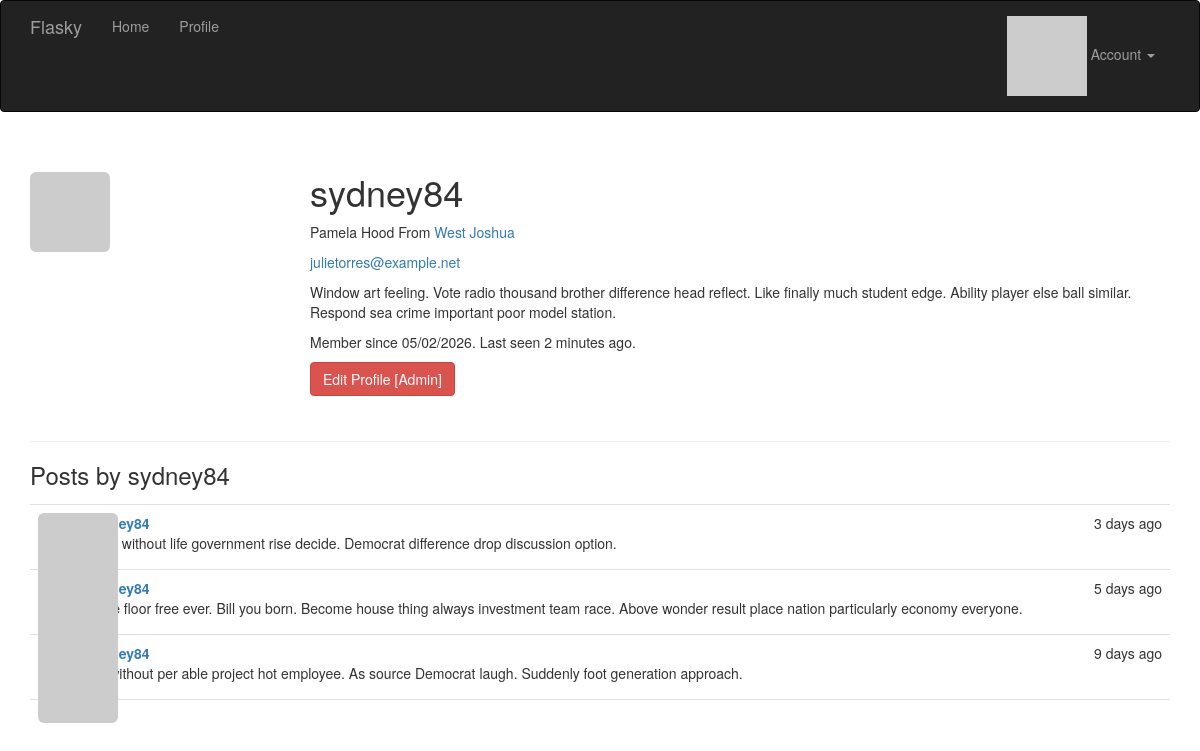
The page /user/sydney84 (signed in) on the database its author committed.
### app/models.py (models this page shows, shortened)
class User(UserMixin, db.Model):
    __tablename__ = "users"
    id: Mapped[int] = mapped_column(primary_key=True)
    email: Mapped[str] = mapped_column(unique=True, index=True)
    username: Mapped[str] = mapped_column(unique=True, index=True)
    role_id: Mapped[int] = mapped_column(ForeignKey("roles.id"), nullable=True)
    password_hash: Mapped[str] = mapped_column(nullable=False)
    confirmed: Mapped[bool] = mapped_column(default=False)
    name: Mapped[str | None] = mapped_column()
    location: Mapped[str | None] = mapped_column()
    about_me: Mapped[str | None] = mapped_column(Text)
    member_since: Mapped[datetime] = mapped_column(DateTime(timezone=True), default=lambda: datetime.now(UTC))
    last_seen: Mapped[datetime] = mapped_column(DateTime(timezone=True), default=lambda: datetime.now(UTC))
    avatar_hash: Mapped[str | None] = mapped_column()
    posts: DynamicMapped["Post"] = relationship(back_populates="author", lazy="dynamic")
    @property
    def password(self) -> None:
        raise AttributeError("password is not a readable attribute")
    def can(self, perm: int) -> bool:
        return self.role is not None and self.role.has_permission(perm)
    def is_administrator(self) -> bool:
        return self.can(Permission.ADMIN)
    def ping(self) -> None:
        self.last_seen = datetime.now(UTC)
        db.session.add(self)
        db.session.commit()
    def gravatar(self, size: int = 100, default: str = "identicon", rating: str = "g") -> str:
        url: str = "https://secure.gravatar.com/avatar"
        hash_avatar: str = self.avatar_hash or self.gravatar_hash()
        return f"{url}/{hash_avatar}?s={size}&d={default}&r={rating}'."

class Post(db.Model):
    __tablename__ = "posts"
    id: Mapped[int] = mapped_column(primary_key=True)
    body: Mapped[str | None] = mapped_column(Text)
    timestamp: Mapped[datetime] = mapped_column(DateTime, index=True, default=lambda: datetime.now(UTC))
    author_id: Mapped[int] = mapped_column(ForeignKey("users.id"))
    author: Mapped["User"] = relationship(back_populates="posts")

### app/main/views.py (the view)
@main.route("/user/<username>")
def user(username: str):
    user: User = User.query.filter_by(username=username).first()
    if user is None:
        abort(404)
    posts =  user.posts.order_by(Post.timestamp.desc()).all()
    return render_template("user.html", user=user, posts=posts)

### app/auth/views.py (called while the page is built)
@auth.before_app_request
def before_request():
    if current_user.is_authenticated:
        current_user.ping()
        if not current_user.confirmed and request.blueprint != "auth" and request.endpoint != "static":
            return redirect(url_for("auth.unconfirmed"))
    return None

### app/main/__init__.py (called while the page is built)
@main.app_context_processor
def inject_permissions():
    return dict(Permission=Permission)

### app/models.py (called while the page is built)
@login_manager.user_loader
def load_user(user_id) -> User |  None:
    return db.session.get(User, int(user_id))

    def has_permission(self, perm):
        return self.permissions & perm == perm

### app/templates/user.html (shortened to what this page needs)
{% extends "base.html" %}
{% block page_content %}
<div class="page-header">
    <img class="img-rounded profile-thumbnail" src="{{ user.gravatar(size=256) }}">
    <div class="profile-header">
        <h1>{{ user.username }}</h1>
        {% if user.name or user.location %}
            <p>
                {% if user.name %}{{ user.name }}{% endif %}
                {% if user.location %}
                    From <a href="https://maps.google.com/?q={{ user.location }}">
                            {{ user.location }}
                         </a>
                {% endif %}
            </p>
        {% endif %}
        {% if current_user.is_administrator() %}
            <p><a href="mailto:{{ user.email }}">{{ user.email }}</a></p>
        {% endif %}
        {% if user.about_me %}
            <p>{{ user.about_me }}</p>
        {% endif %}
        <p>
            Member since {{ moment(user.member_since).format("L") }}.
            Last seen {{ moment(user.last_seen).fromNow() }}.
        </p>
        <p>
            {% if current_user.is_administrator() %}
                <a class="btn btn-danger" href="{{ url_for('.edit_profile_admin', id=user.id) }}">Edit Profile [Admin]</a>
            {% endif %}
        </p>
    </div>
</div>
<h3>Posts by {{ user.username }}</h3>
{% include "_posts.html" %}
{% endblock %}

### app/templates/_posts.html
<ul class="posts">
    {% for post in posts %}
        <li class="post">
            <div class="post-thumbnail">
                <a href="{{ url_for('.user', username=post.author.username) }}">
                    <img class="img-rounded profile-thumbnail" src="{{ post.author.gravatar(size=40) }}">
                </a>
            </div>
            <div class="post-content">
                <div class="post-date">{{ moment(post.timestamp).fromNow() }}</div>
                <div class="post-author"><a href="{{ url_for('.user', username=post.author.username) }}">{{ post.author.username }}</a></div>
                <div class="post-body">{{ post.body }}</div>
            </div>
        </li>
    {% endfor %}
</ul>

### app/static/styles.css (style rules this page uses)
.profile-thumbnail { position: absolute; }
.profile-header { min-height: 260px; margin-left: 280px; }
ul.posts { list-style-type: none; padding: 0px; margin: 16px 0px 0px 0px; border-top: 1px solid #e0e0e0; }
ul.posts li.post { padding: 8px; border-bottom: 1px solid #e0e0e0; }
div.post-date { float: right; }
div.post-author { font-weight: bold; }
div.post-thumbnail { position: absolute; }
div.post-content { margin-left: 48px; min-height: 48px; }

### rows shown on the page
User: username "sydney84", name "Pamela Hood", location "West Joshua", email "julietorres@example.net", about_me "Window art feeling. Vote radio thousand brother difference head reflect. Like finally much student edge. Ability player else ball similar. Respond sea crime important poor model station.", member_since "05/02/2026", last_seen "2 minutes ago"
Post: timestamp "3 days ago", body "Their without life government rise decide. Democrat difference drop discussion option."
Post: timestamp "5 days ago", body "Make floor free ever. Bill you born. Become house thing always investment team race. Above wonder result place nation particularly economy everyone."
Post: timestamp "9 days ago", body "Let without per able project hot employee. As source Democrat laugh. Suddenly foot generation approach."
